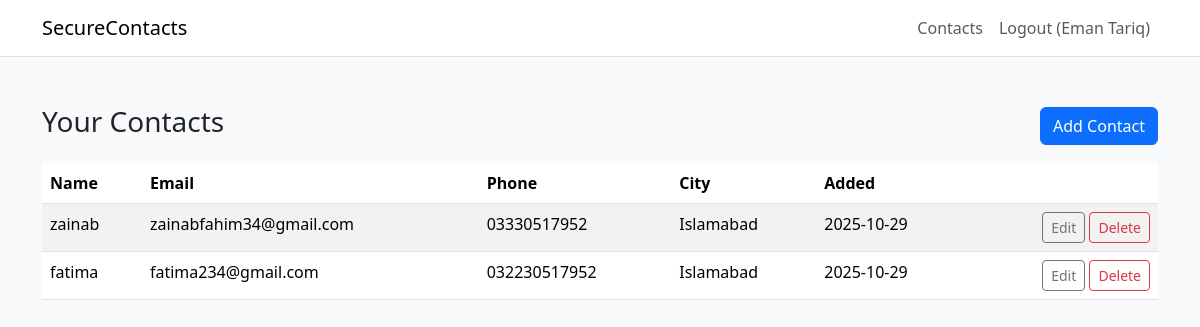
The app's page /contacts (signed in) with its own data.
### app.py (models this page shows)
class Contact(db.Model):
    id = db.Column(db.Integer, primary_key=True)
    owner_id = db.Column(db.Integer, db.ForeignKey('user.id'), nullable=True, index=True)
    full_name = db.Column(db.String(200), nullable=False)
    email = db.Column(db.String(200), nullable=False)
    phone = db.Column(db.String(50), nullable=True)
    address = db.Column(db.String(300), nullable=True)
    city = db.Column(db.String(100), nullable=True)
    country = db.Column(db.String(100), nullable=True)
    dob = db.Column(db.String(50), nullable=True)
    notes = db.Column(db.Text, nullable=True)
    created_at = db.Column(db.DateTime, default=datetime.utcnow)

### app.py (the view)
@app.route("/contacts")
@login_required
def contacts():
    user_id = session.get("user_id")
    contacts = Contact.query.filter_by(owner_id=user_id).order_by(Contact.created_at.desc()).all()
    return render_template("contacts.html", contacts=contacts)

### app.py (called while the page is built)
def login_required(f):
    @wraps(f)
    def wrapper(*args, **kwargs):
        if "user_id" not in session:
            flash("Please log in to access that page.", "warning")
            return redirect(url_for("login", next=request.path))
        return f(*args, **kwargs)
    return wrapper

@app.before_request
def make_session_permanent():
    session.permanent = True

### templates/contacts.html (shortened to what this page needs)
{% extends "base.html" %}
{% block content %}
<div class="d-flex justify-content-between align-items-center mb-3">
  <h3>Your Contacts</h3>
  <a href="{{ url_for('new_contact') }}" class="btn btn-primary">Add Contact</a>
</div>
{% if contacts %}
  <div class="table-responsive">
    <table class="table table-striped">
      <thead><tr><th>Name</th><th>Email</th><th>Phone</th><th>City</th><th>Added</th><th></th></tr></thead>
      <tbody>
        {% for c in contacts %}
          <tr>
            <td>{{ c.full_name }}</td>
            <td>{{ c.email }}</td>
            <td>{{ c.phone or '-' }}</td>
            <td>{{ c.city or '-' }}</td>
            <td>{{ c.created_at.strftime('%Y-%m-%d') }}</td>
            <td class="text-end">
              <a href="{{ url_for('edit_contact', c_id=c.id) }}" class="btn btn-sm btn-outline-secondary">Edit</a>
              <form method="post" action="{{ url_for('delete_contact', c_id=c.id) }}" style="display:inline;">
                <button class="btn btn-sm btn-outline-danger" onclick="return confirm('Delete contact?')">Delete</button>
              </form>
            </td>
          </tr>
        {% endfor %}
      </tbody>
    </table>
  </div>
{% else %}
  <div class="alert alert-secondary">No contacts yet.</div>
{% endif %}
{% endblock %}

### templates/base.html (shortened to what this page needs)
<!doctype html>
<html lang="en">
<head>
  <link href="https://cdn.jsdelivr.net/npm/bootstrap@5.3.3/dist/css/bootstrap.min.css" rel="stylesheet">
</head>
<body class="bg-light">
<nav class="navbar navbar-expand-lg navbar-light bg-white border-bottom">
  <div class="container">
    <a class="navbar-brand" href="{{ url_for('index') }}">SecureContacts</a>
    <div class="collapse navbar-collapse">
      <ul class="navbar-nav ms-auto">
        {% if session.get('username') %}
          <li class="nav-item"><a class="nav-link" href="{{ url_for('contacts') }}">Contacts</a></li>
          <li class="nav-item"><a class="nav-link" href="{{ url_for('logout') }}">Logout ({{ session.username }})</a></li>
        {% else %}
          <li class="nav-item"><a class="nav-link" href="{{ url_for('login') }}">Login</a></li>
          <li class="nav-item"><a class="nav-link" href="{{ url_for('register') }}">Register</a></li>
        {% endif %}
      </ul>
    </div>
  </div>
</nav>
<div class="container py-5">
  {% block content %}{% endblock %}
</div>
</body>
</html>

### records on screen
Contact: full_name "zainab", email "zainabfahim34@gmail.com", phone "03330517952", city "Islamabad", created_at "2025-10-29"
Contact: full_name "fatima", email "fatima234@gmail.com", phone "032230517952", city "Islamabad", created_at "2025-10-29"

### other values on screen
{{ session.username }} "Eman Tariq"
